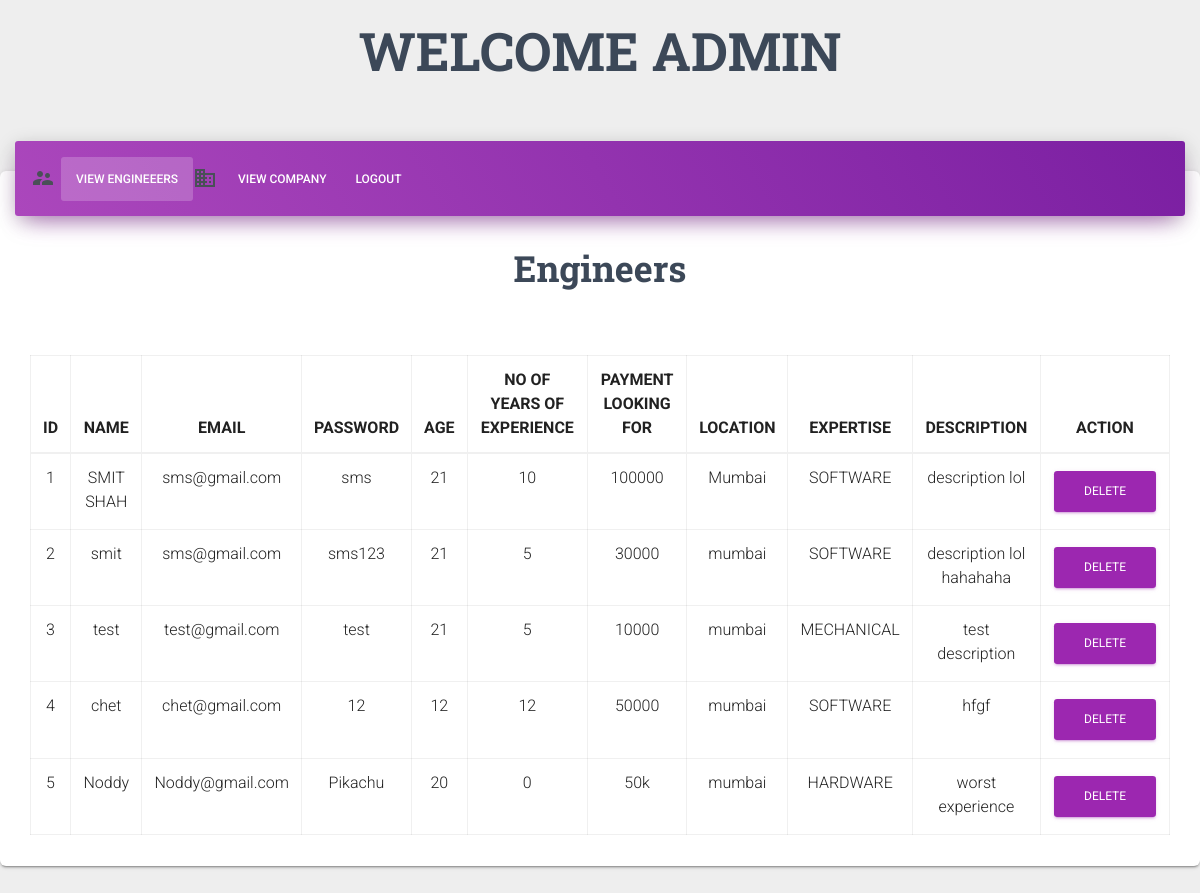
The app's page /index.php/admin/Admin_engg with its own data.
### tables this page shows
CREATE TABLE `engineer_master` (
  `engg_id` int(11) NOT NULL,
  `engg_name` varchar(30) DEFAULT NULL,
  `email` varchar(20) DEFAULT NULL,
  `pass` varchar(10) DEFAULT NULL,
  `age` int(11) DEFAULT NULL,
  `no_exp` int(11) DEFAULT NULL,
  `pay_looking` varchar(10) DEFAULT NULL,
  `location` varchar(30) DEFAULT NULL,
  `expertise` varchar(30) DEFAULT NULL,
  `descp` varchar(50) DEFAULT NULL
);

### application/controllers/Admin.php (called while the page is built, shortened)
<?php
class Admin extends CI_Controller{
	function __construct(){
		$this->load->helper('file');
		$this->load->helper('url');
		$this->load->helper('form');
		$this->load->model('Home_model');
	}
	function Admin_engg(){
		$session_data=$this->session->userdata('logged_in');
        $data['session_data']=$session_data;
		$data['GetData']=$this->Home_model->GetData($session_data);
		$data['GetEngg']=$this->Home_model->GetEngg();
		$this->load->view('Admin_vw/Admin_engg',$data);
	}
}
?>

### index.php (called while the page is built, shortened)
<?php
require_once BASEPATH.'core/CodeIgniter.php';

### application/models/Home_model.php (called while the page is built, shortened)
<?php
class Home_model extends CI_Model{
	function GetEngg(){
		$GetEngg=$this->db->query("SELECT engg_id, engg_name, email, pass, age, no_exp, pay_looking, location, expertise, descp FROM engineer_master");
		return $GetEngg->result_array();
	}
}
?>

### application/views/Admin_vw/Admin_engg.php (the view, shortened to what this page needs)
<!DOCTYPE html>
<html>
<head>
	<link rel="stylesheet" type="text/css" href="<?php echo base_url()?>assets/css/material-kit.css">
</head>
<body>
	<h1 align="center" class="card-title">WELCOME ADMIN</h1><br><br>
	<div class="card text-center">
	  <div class="card-header card-header-primary">
	    <ul class="nav nav-tabs">
	      <li class="nav-item">
	      	<div class="input-group-prepend">
                <span class="input-group-text">
              		<i class="material-icons">supervisor_account</i>
                </span>
                <a class="nav-link active" href="<?php echo base_url()?>index.php/Admin/Admin_engg">View Engineeers</a>
          	</div>
	      </li>
	      <li class="nav-item">
	      	<div class="input-group-prepend">
                <span class="input-group-text">
              		<i class="material-icons">business</i>
                </span>
	       		<a class="nav-link " href="<?php echo base_url()?>index.php/Admin/Admin_com">View Company</a>
	       	</div>
	      </li>
	      <li class="nav-item" >
	        <div align="text-right">
	        	<a class="nav-link" href="<?php echo base_url()?>index.php/Login/logout">LOGOUT</a>
	        </div>
	      </li>
	    </ul>
	  </div>
	  <div class="card-body">
	    <table class="table table-hover table-bordered">
	    	<h2 class="card-title">Engineers</h2><br><br>
		<thead>
			<tr>
				<th> ID </th>
				<th> NAME </th>
				<th> EMAIL </th>
				<th> PASSWORD </th>
				<th> AGE </th>
				<th> NO OF YEARS OF EXPERIENCE </th>
				<th> PAYMENT LOOKING FOR </th>
				<th> LOCATION </th>
				<th> EXPERTISE </th>
				<th> DESCRIPTION </th>
				<th> ACTION </th>
			</tr>
		</thead>
		<?php foreach($GetEngg as $data){?>
			<tr>
				<td><?php echo $data['engg_id']?></td>
				<td><?php echo $data['engg_name']?></td>
				<td><?php echo $data['email']?></td>
				<td><?php echo $data['pass']?></td>
				<td><?php echo $data['age']?></td>
				<td><?php echo $data['no_exp']?></td>
				<td><?php echo $data['pay_looking']?></td>
				<td><?php echo $data['location']?></td>
				<td><?php echo $data['expertise']?></td>
				<td><?php echo $data['descp']?></td>
				<td><input type="button" class="btn btn-primary" name="del" id="del" value="delete" onclick="Deletedata('<?php echo $data['engg_id']?>')"></td>
			</tr>
			<?php }?>
		</table>
	  </div>
	</div>
</body>
</html>

### application/views/Admin_vw/Admin_engg.php (style rules this page uses)
table, th ,td { text-align: center; font-size: 16px; }

### records on screen
engineer_master: engg_id "1", engg_name "SMIT SHAH", email "sms@gmail.com", pass "sms", age "21", no_exp "10", pay_looking "100000", location "Mumbai", expertise "SOFTWARE", descp "description lol"
engineer_master: engg_id "2", engg_name "smit", email "sms@gmail.com", pass "sms123", age "21", no_exp "5", pay_looking "30000", location "mumbai", expertise "SOFTWARE", descp "description lol hahahaha"
engineer_master: engg_id "3", engg_name "test", email "test@gmail.com", pass "test", age "21", no_exp "5", pay_looking "10000", location "mumbai", expertise "MECHANICAL", descp "test description"
engineer_master: engg_id "4", engg_name "chet", email "chet@gmail.com", pass "12", age "12", no_exp "12", pay_looking "50000", location "mumbai", expertise "SOFTWARE", descp "hfgf"
engineer_master: engg_id "5", engg_name "Noddy", email "Noddy@gmail.com", pass "Pikachu", age "20", no_exp "0", pay_looking "50k", location "mumbai", expertise "HARDWARE", descp "worst experience"
